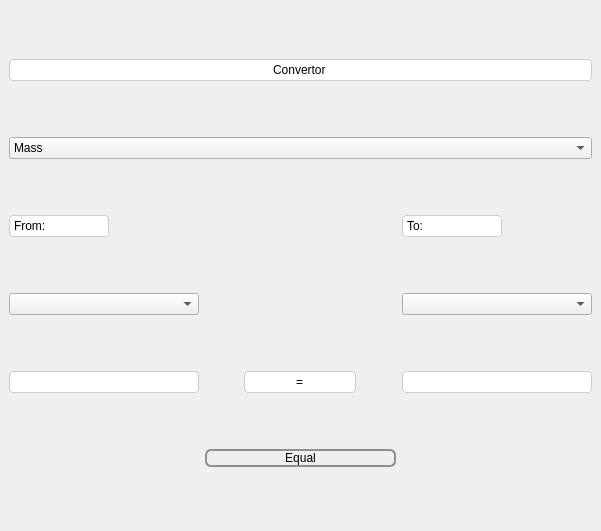
<?xml version="1.0" encoding="UTF-8"?>
<ui version="4.0">
 <class>MainWindow</class>
 <widget class="QMainWindow" name="MainWindow">
  <property name="geometry">
   <rect>
    <x>0</x>
    <y>0</y>
    <width>601</width>
    <height>531</height>
   </rect>
  </property>
  <property name="windowTitle">
   <string>Unit Convertor</string>
  </property>
  <property name="styleSheet">
   <string notr="true">
QPushButton {
	border: 2px solid #8f8f91;
	border-radius: 6px;
	background-color: qlineargradient(x1: 0, y1: 0, x2: 0, y2: 1,
                                              stop: 0 #f6f7fa, stop: 1 #dadbde);
	min-width: 80px;
}

QPushButton:pressed {
	background-color: qlineargradient(x1: 0, y1: 0, x2: 0, y2: 1,
                                              stop: 0 #dadbde, stop: 1 #f6f7fa);
}

QPushButton:flat {
	border: none;
}

QPushButton:default {
	border-color: navy;
}

QLineEdit {
	border: 1px solid #ccc;
	border-radius: 4px;
	padding: 2px;
}

QLineEdit[readOnly=&quot;true&quot;] {
	background-color: #e0e0e0;
	color: #666;
}

QGridLayout {
	spacing: 10px;
}</string>
  </property>
  <widget class="QWidget" name="centralwidget">
   <layout class="QGridLayout" name="gridLayout">
    <item row="1" column="0" colspan="3">
     <widget class="QComboBox" name="Type_box">
      <property name="sizePolicy">
       <sizepolicy hsizetype="Expanding" vsizetype="Maximum">
        <horstretch>0</horstretch>
        <verstretch>0</verstretch>
       </sizepolicy>
      </property>
      <item>
       <property name="text">
        <string>Mass</string>
       </property>
      </item>
      <item>
       <property name="text">
        <string>Length</string>
       </property>
      </item>
      <item>
       <property name="text">
        <string>Temperature</string>
       </property>
      </item>
      <item>
       <property name="text">
        <string>Volume</string>
       </property>
      </item>
     </widget>
    </item>
    <item row="0" column="0" colspan="3">
     <widget class="QLineEdit" name="lineEdit_6">
      <property name="sizePolicy">
       <sizepolicy hsizetype="Expanding" vsizetype="Maximum">
        <horstretch>0</horstretch>
        <verstretch>0</verstretch>
       </sizepolicy>
      </property>
      <property name="layoutDirection">
       <enum>Qt::LayoutDirection::LeftToRight</enum>
      </property>
      <property name="styleSheet">
       <string notr="true"/>
      </property>
      <property name="text">
       <string>Convertor</string>
      </property>
      <property name="alignment">
       <set>Qt::AlignmentFlag::AlignCenter</set>
      </property>
      <property name="readOnly">
       <bool>true</bool>
      </property>
     </widget>
    </item>
    <item row="4" column="0">
     <widget class="QComboBox" name="From_box">
      <property name="sizePolicy">
       <sizepolicy hsizetype="Minimum" vsizetype="Maximum">
        <horstretch>0</horstretch>
        <verstretch>0</verstretch>
       </sizepolicy>
      </property>
     </widget>
    </item>
    <item row="6" column="1" alignment="Qt::AlignmentFlag::AlignHCenter|Qt::AlignmentFlag::AlignVCenter">
     <widget class="QLineEdit" name="lineEdit_5">
      <property name="sizePolicy">
       <sizepolicy hsizetype="Minimum" vsizetype="Fixed">
        <horstretch>0</horstretch>
        <verstretch>0</verstretch>
       </sizepolicy>
      </property>
      <property name="styleSheet">
       <string notr="true"/>
      </property>
      <property name="text">
       <string>=</string>
      </property>
      <property name="alignment">
       <set>Qt::AlignmentFlag::AlignHCenter|Qt::AlignmentFlag::AlignTop</set>
      </property>
      <property name="readOnly">
       <bool>true</bool>
      </property>
     </widget>
    </item>
    <item row="3" column="2">
     <widget class="QLineEdit" name="lineEdit_4">
      <property name="maximumSize">
       <size>
        <width>100</width>
        <height>16777215</height>
       </size>
      </property>
      <property name="text">
       <string>To:</string>
      </property>
      <property name="readOnly">
       <bool>true</bool>
      </property>
     </widget>
    </item>
    <item row="3" column="0">
     <widget class="QLineEdit" name="lineEdit_3">
      <property name="maximumSize">
       <size>
        <width>100</width>
        <height>16777215</height>
       </size>
      </property>
      <property name="text">
       <string>From:</string>
      </property>
      <property name="readOnly">
       <bool>true</bool>
      </property>
     </widget>
    </item>
    <item row="6" column="2">
     <widget class="QLineEdit" name="To_output">
      <property name="readOnly">
       <bool>true</bool>
      </property>
     </widget>
    </item>
    <item row="4" column="2">
     <widget class="QComboBox" name="To_box">
      <property name="sizePolicy">
       <sizepolicy hsizetype="Minimum" vsizetype="Maximum">
        <horstretch>0</horstretch>
        <verstretch>0</verstretch>
       </sizepolicy>
      </property>
     </widget>
    </item>
    <item row="6" column="0">
     <widget class="QLineEdit" name="From_input">
      <property name="sizePolicy">
       <sizepolicy hsizetype="Expanding" vsizetype="Minimum">
        <horstretch>0</horstretch>
        <verstretch>0</verstretch>
       </sizepolicy>
      </property>
     </widget>
    </item>
    <item row="7" column="1">
     <widget class="QPushButton" name="pushButton_3">
      <property name="sizePolicy">
       <sizepolicy hsizetype="Expanding" vsizetype="Maximum">
        <horstretch>0</horstretch>
        <verstretch>0</verstretch>
       </sizepolicy>
      </property>
      <property name="text">
       <string>Equal</string>
      </property>
     </widget>
    </item>
   </layout>
  </widget>
 </widget>
 <resources/>
 <connections/>
</ui>
